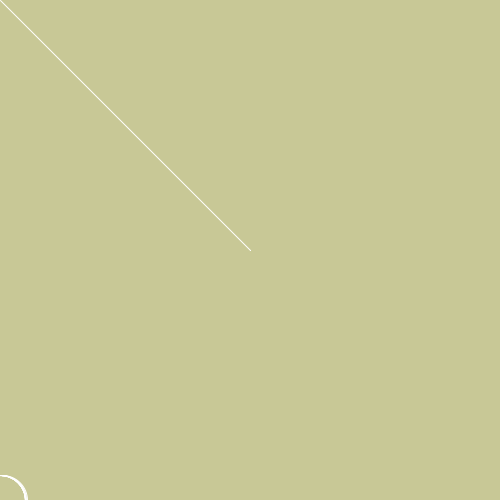
Frame 1 (no input)
Frame 60 (the mouse pressed at the canvas centre just before this capture): identical to frame 1, image omitted
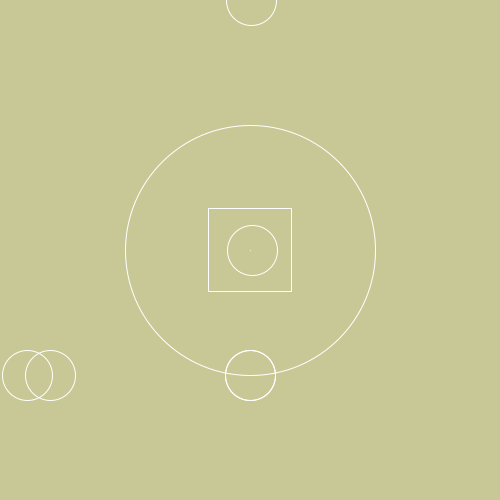
Frame 120 (the mouse held since frame 60 and released just before this capture)

The Processing sketch that drew these frames (run headless with seeded random() and noise(); from frame 60 on, the mouse is pressed at the canvas centre):

// Processing sketch: processing_108718
// ── processing_108718.pde

void setup()    //happenes only once at start of function
{
  size (500,500);
  background(200,200,150);
  
}


void draw()     //60 times/second
{
  background(200,200,150);
  stroke(255,255,255);
  noFill();
  ellipse( mouseX,mouseY,mouseX,mouseY);
  line(250,250,mouseX,mouseY);
  //point(mouseX,mouseY);
  ellipse (mouseX,height-mouseY/2,50,50);
  ellipse (mouseX/5,height-mouseY/2,50,50);
  ellipse (mouseX/8,height-mouseY*5,50,50);
  ellipse (mouseX+5/2,height-mouseY,50,50);
  ellipse (mouseX*3,height-mouseY*2,50,50);
  ellipse (mouseX,height-mouseY/2,50,50);
  ellipse (mouseX/9,height-mouseY/2,50,50);
  ellipse (mouseX/9,height-mouseY*5,50,50);
  ellipse (mouseX+3/2,height-mouseY*2,50,50);
  ellipse (mouseX/6,height-mouseY*3,50,50);
  rectMode(CENTER);
  
  rect(250,250, mouseX/3,mouseY/3);
}
